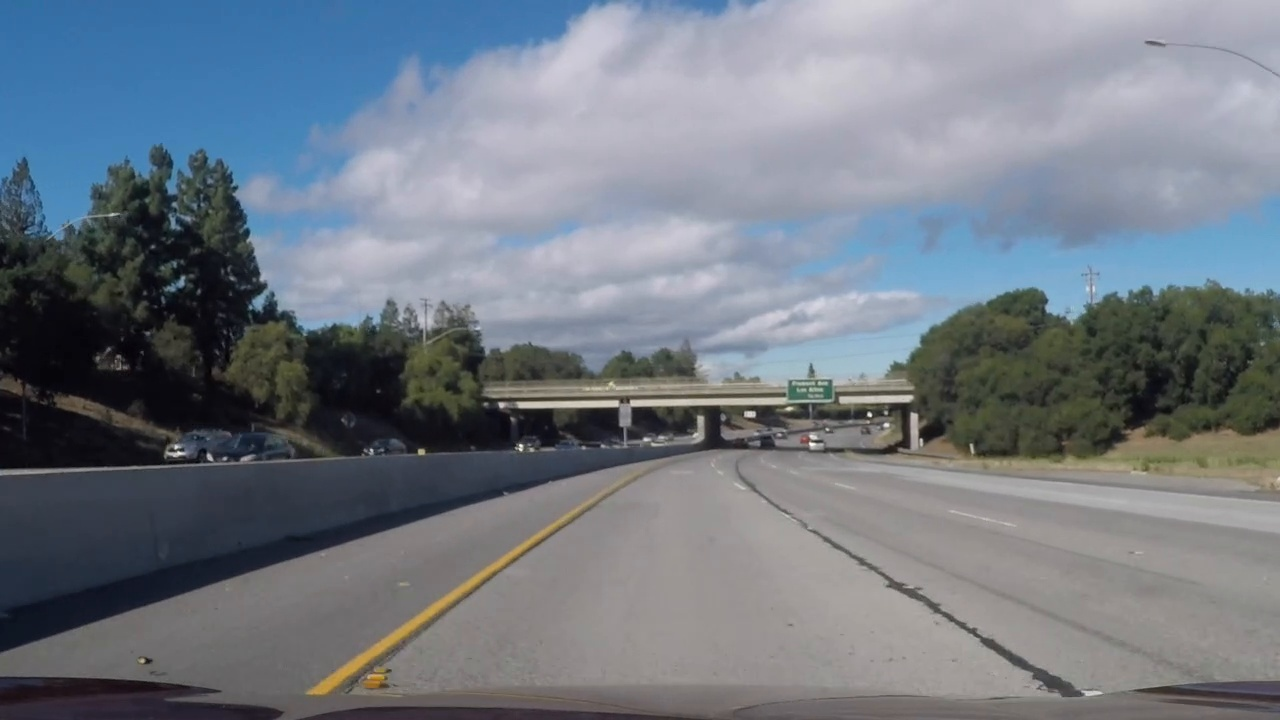
#> input picture test_images/1560764245.636817.jpg, 1280 x 720 px
$ python -i utils.py   (imports and definitions only)   (older library calls are emulated)
#> lines starting #> are read from the running program, lines starting #| are printed output that depends on the picture; after the words box and inside, x2 and y2 are one past the last pixel; in counts of white or black regions, pixels touching at a corner belong together
import cv2
import numpy as np
import matplotlib.image as mpimg

def threshold_process(img, ksize=7, s_thresh=(180, 255), sx_thresh=(25, 255), sy_thresh=(15, 255), mag_thresh=(80, 255), dir_thresh=(0.8, 1.3)):
    img = np.copy(img)
    hls_img = cv2.cvtColor(img, cv2.COLOR_RGB2HLS)

    # individual color channels:
    gray_img = cv2.cvtColor(img, cv2.COLOR_RGB2GRAY)
    l_channel = hls_img[:,:,1]
    s_channel = hls_img[:,:,2]

    gradx = abs_sobel_thresh(l_channel,'x', ksize, sx_thresh)
    grady = abs_sobel_thresh(l_channel,'y', ksize, sy_thresh)

    mag_binary = mag_threshold(gray_img, ksize, mag_thresh)

    dir_binary = dir_threshold(gray_img, ksize, (0.7,1.3))
    dir_blur = cv2.GaussianBlur(dir_binary, (11, 11), 0)
    dir_blur_binary = color_threshold(dir_blur*255, (225,255))

    c_chan_binary = color_threshold(s_channel, s_thresh)

    # combine sobel x & y masks
    gradxy = combine_masks(gradx, grady, "and")

    # combine again with color masks
    grad_and_col= combine_masks(gradxy, c_chan_binary, "or")

    # combine again with dir blurred bin
    combined = combine_masks(grad_and_col, dir_blur_binary, "or")

    return combined

def abs_sobel_thresh(img, orient='x', sobel_kernel=3, sobel_thresh=(0, 255)):
    # Calculate directional gradient
    if orient == "x":
        abs_sobel = np.absolute(cv2.Sobel(img, cv2.CV_64F, 1, 0, ksize=sobel_kernel)) # Take the derivative in x
    else:
        abs_sobel = np.absolute(cv2.Sobel(img, cv2.CV_64F, 0, 1, ksize=sobel_kernel)) # Take the derivative in x
    scaled_sobel = np.uint8(255*abs_sobel/np.max(abs_sobel))
    # Apply threshold
    gradient_binary = np.zeros_like(scaled_sobel)
    gradient_binary[(scaled_sobel >= sobel_thresh[0]) & (scaled_sobel <= sobel_thresh[1])] = 1
    return gradient_binary

def mag_threshold(img, sobel_kernel=3, mag_thresh=(0, 255)):
    # Calculate gradient magnitude
    sobelx = cv2.Sobel(img, cv2.CV_64F, 1, 0, ksize=sobel_kernel)
    sobely = cv2.Sobel(img, cv2.CV_64F, 0, 1, ksize=sobel_kernel)
    gradmag = np.sqrt(sobelx**2 + sobely**2)
    scale_factor = np.max(gradmag)/255
    gradmag = (gradmag/scale_factor).astype(np.uint8)
    # Apply threshold
    mag_binary = np.zeros_like(gradmag)
    mag_binary[(gradmag >= mag_thresh[0]) & (gradmag <= mag_thresh[1])] = 1
    return mag_binary

def dir_threshold(img, sobel_kernel=3, dir_thresh=(0, np.pi/2)):
    # Calculate gradient direction
    sobelx = cv2.Sobel(img, cv2.CV_64F, 1, 0, ksize=sobel_kernel)
    sobely = cv2.Sobel(img, cv2.CV_64F, 0, 1, ksize=sobel_kernel)
    absgraddir = np.arctan2(np.absolute(sobely), np.absolute(sobelx))
    # Apply threshold
    dir_binary =  np.zeros_like(absgraddir)
    dir_binary[(absgraddir >= dir_thresh[0]) & (absgraddir <= dir_thresh[1])] = 1
    return dir_binary

def color_threshold(col_channel, color_thresh=(0,255)):
    col_binary = np.zeros_like(col_channel)
    col_binary[(col_channel >= color_thresh[0]) & (col_channel <= color_thresh[1])] = 1
    return col_binary

def combine_masks(m1, m2, logic):
    combined = np.zeros_like(m1)
    if logic == "and":
        combined[(m1 == 1) & (m2 == 1)] = 1
        return combined
    if logic == "or":
        combined[(m1 == 1) | (m2 == 1)] = 1
        return combined
    return None

# [54 lines left out: functions weighted_img, calibrate_cam, warp, not called in this run]

>>> import cv2
>>> picture = cv2.cvtColor(cv2.imread('test_images/1560764245.636817.jpg'), cv2.COLOR_BGR2RGB)
>>> result = threshold_process(picture)
#> in threshold_process, `hls_img = cv2.cvtColor(img, cv2.COLOR_RGB2HLS)`: hls_img: shape (720, 1280, 3); mean of channels 0, 1, 2 83.8, 123.2, 37.8
#> in threshold_process, `gradx = abs_sobel_thresh(l_channel,'x', ksize, sx_thresh)`:
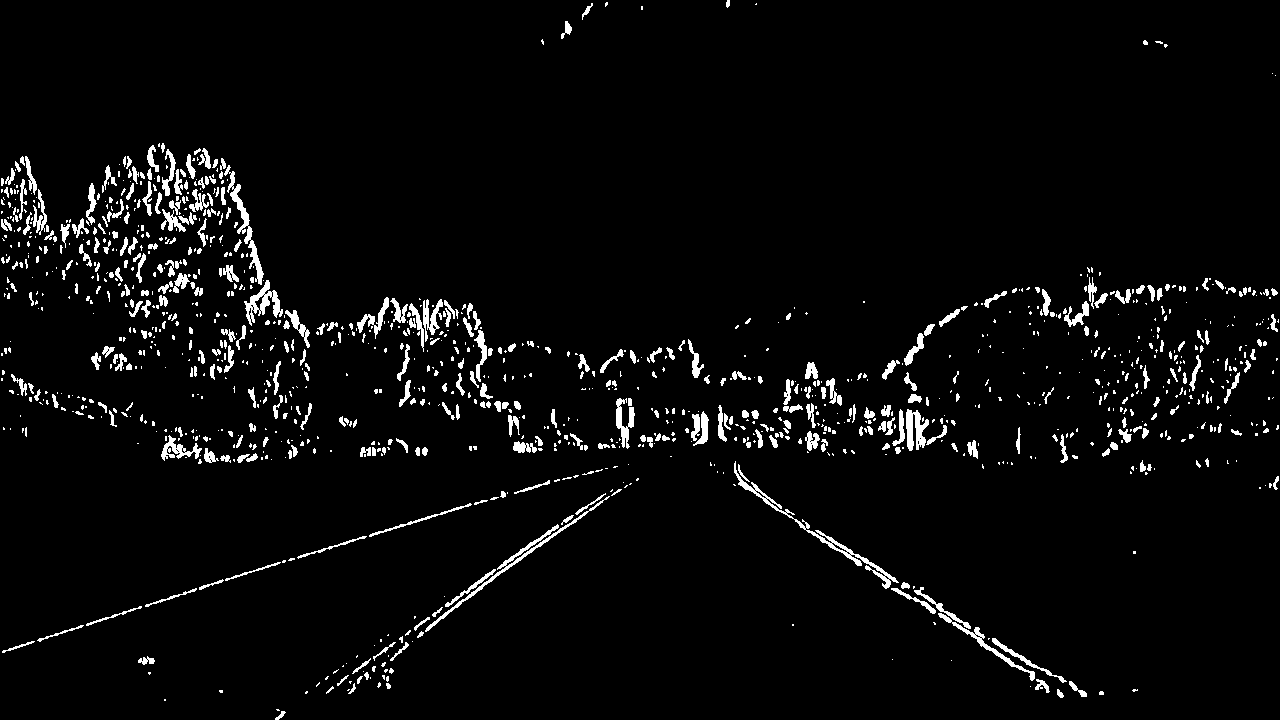
#> gradx: shape (720, 1280); values 0 (black) and 1 (white), 3.9% white; 1216 white regions (827 under 20 px), largest, box (x1, y1, x2, y2) and area: (734, 461, 899, 589) 1117, (425, 496, 610, 632) 920, (224, 165, 264, 285) 798
#> in threshold_process, `grady = abs_sobel_thresh(l_channel,'y', ksize, sy_thresh)`: grady: shape (720, 1280); values 0 (black) and 1 (white), 13.6% white; 1364 white regions (861 under 20 px), largest, box (x1, y1, x2, y2) and area: (0, 343, 1280, 699) 34347, (0, 387, 707, 478) 11927, (716, 471, 1280, 714) 9127
#> in mag_threshold, `sobely = cv2.Sobel(img, cv2.CV_64F, 0, 1, ksize=sobel_kernel)`:
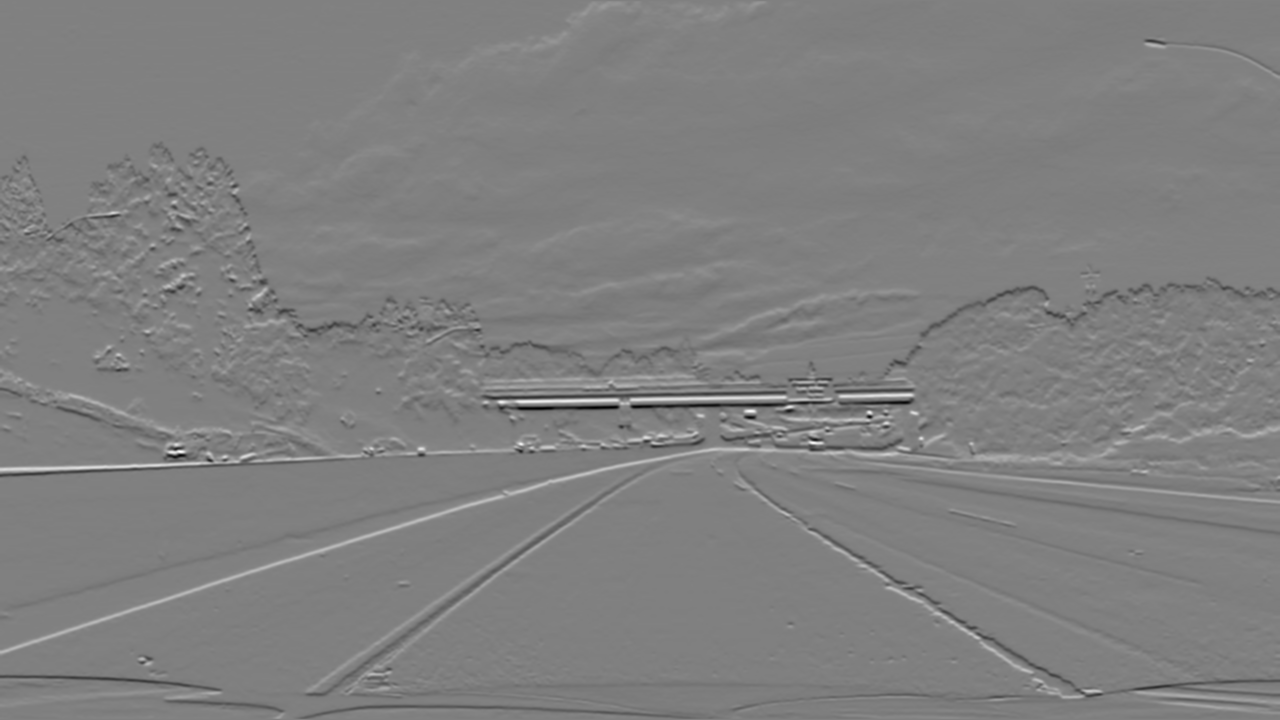
#> sobely: shape (720, 1280) float64; min -98399, max 97253, mean -200.8; drawn with min black and max white
#> in mag_threshold, `scale_factor = np.max(gradmag)/255`: scale_factor = 395.2
#> in threshold_process, `mag_binary = mag_threshold(gray_img, ksize, mag_thresh)`: mag_binary: shape (720, 1280); values 0 (black) and 1 (white), 1.9% white; 362 white regions (229 under 20 px), largest, box (x1, y1, x2, y2) and area: (483, 391, 835, 443) 3192, (0, 448, 755, 653) 1983, (0, 462, 210, 471) 657
#> in threshold_process, `dir_binary = dir_threshold(gray_img, ksize, (0.7,1.3))`: dir_binary: shape (720, 1280) float64; values 0 (black) and 1 (white), 37.5% white in thin lines or dots
#> in threshold_process, `dir_blur = cv2.GaussianBlur(dir_binary, (11, 11), 0)`:
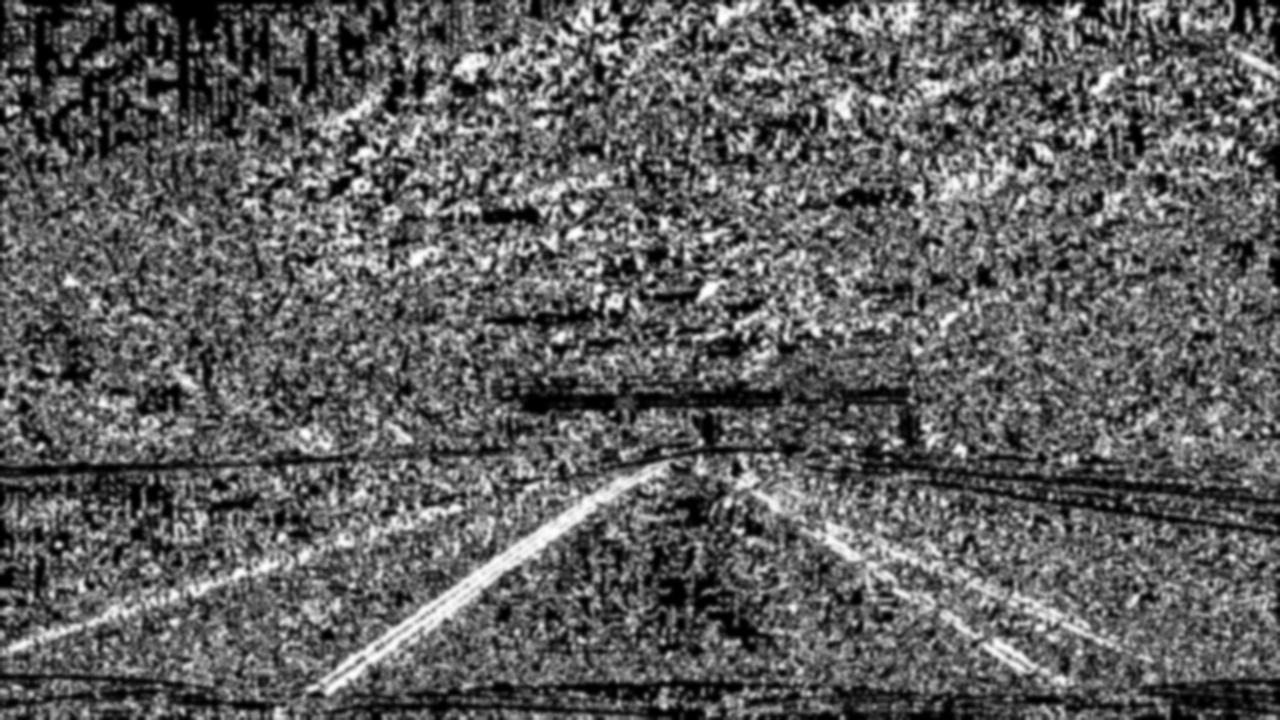
#> dir_blur: shape (720, 1280) float64; min 0, max 1, mean 0.376
#> in threshold_process, `dir_blur_binary = color_threshold(dir_blur*255, (225,255))`: dir_blur_binary: shape (720, 1280) float64; values 0 (black) and 1 (white), 1.1% white; 361 white regions (245 under 20 px), largest, box (x1, y1, x2, y2) and area: (368, 498, 594, 662) 2680, (826, 534, 859, 559) 221, (460, 55, 486, 70) 208
#> in threshold_process, `c_chan_binary = color_threshold(s_channel, s_thresh)`: c_chan_binary: shape (720, 1280); values 0 (black) and 1 (white), 0% white in thin lines or dots, all inside (x1, y1, x2, y2) = (24, 158, 813, 680)
#> in threshold_process, `gradxy = combine_masks(gradx, grady, "and")`: gradxy: shape (720, 1280); values 0 (black) and 1 (white), 2.6% white in thin lines or dots
#> in threshold_process, `combined = combine_masks(grad_and_col, dir_blur_binary, "or")`:
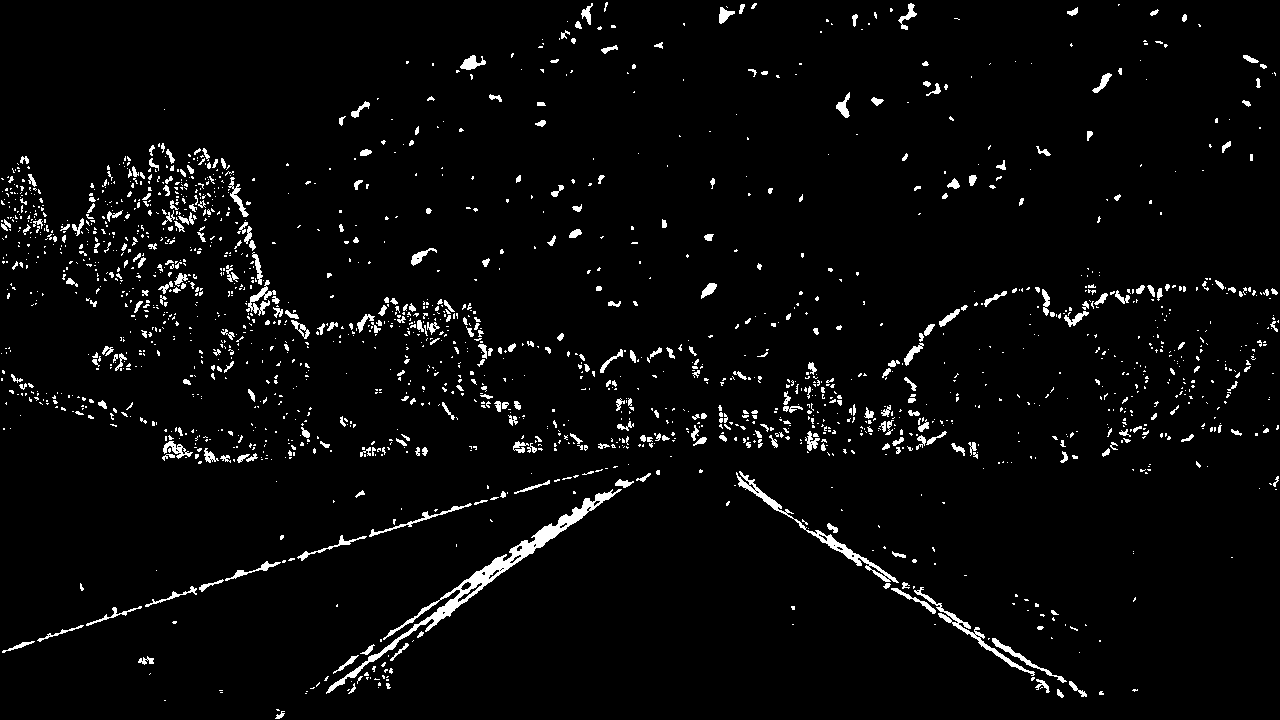
#> combined: shape (720, 1280); values 0 (black) and 1 (white), 3.5% white; 1911 white regions (1539 under 20 px), largest, box (x1, y1, x2, y2) and area: (326, 489, 622, 694) 3371, (736, 471, 899, 583) 1156, (914, 587, 1035, 676) 735
